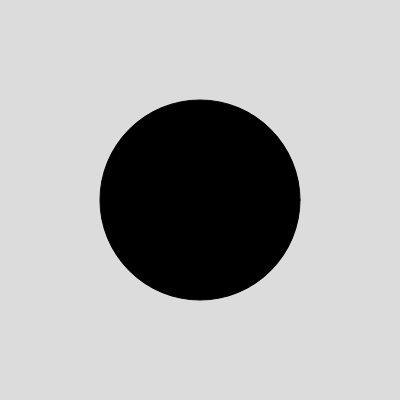
Frame 1 (no input)
Frame 60 (no input): identical to frame 1, image omitted
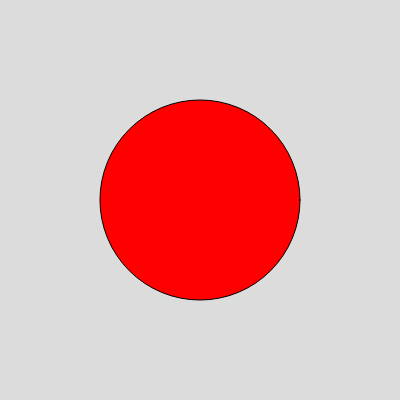
Frame 120 (the mouse pressed at the canvas centre since frame 60)

The p5.js sketch that drew these frames (run headless with seeded random() and noise() and a simulated clock; from frame 60 on, the mouse is pressed at the canvas centre):

// p5.js sketch
// ── sketch.js
function setup() {
  createCanvas(400, 400);
}

function draw() {
  background(220);
   var d = dist(mouseX, mouseY, 200, 200);
  
  if (d < 100)  {
      
    
    fill (255,0,0);
    
    
  }
  
  else {
    
    fill (0);
    
  }
  
  
  
  console.log(d);
  ellipse(200,200,200);
  
}
